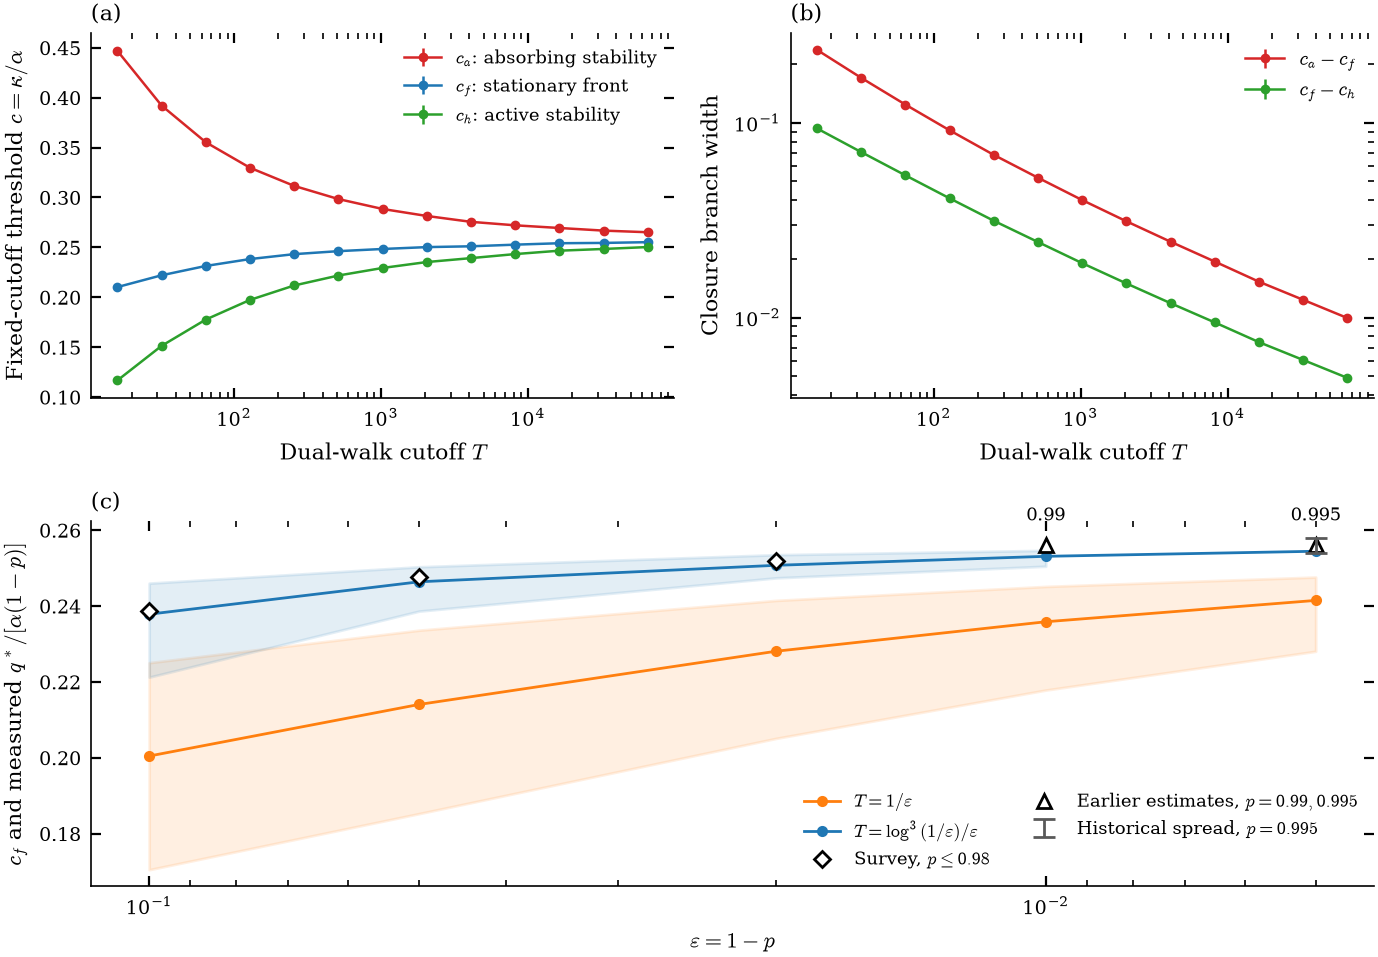

This chart was generated by the following Python code:
"""Plot recorded closure sensitivity, marking historical endpoint measurements."""
from pathlib import Path
import csv
import hashlib
import json

import numpy as np
from common import save

ROOT = Path(__file__).resolve().parents[3]
TABLES = ROOT / "campaign/v2/theory/results"
SIMULATION = [(0.9,0.01194),(0.95,0.00619),(0.98,0.00252),
              (0.99,0.00128),(0.995,0.00064)]


def read_table(path):
    with path.open(newline="") as stream:
        rows = list(csv.DictReader(stream))
    for row in rows:
        for key, value in row.items():
            try:
                row[key] = float(value)
            except ValueError:
                pass
    return rows


def make_figures(rows, matched, destination):
    import matplotlib
    matplotlib.use("Agg")
    import matplotlib.pyplot as plt
    plt.rcParams.update({"font.size":8, "axes.spines.top":False,
                         "axes.spines.right":False, "pdf.fonttype":42})
    sync = [r for r in rows if r["rate"] == 1 and r["T_steps"] >= 16]
    times = np.array([r["T_steps"] for r in sync])
    fig = plt.figure(figsize=(7.1, 5.0))
    grid = fig.add_gridspec(2, 2)
    axes = [fig.add_subplot(grid[0, 0]), fig.add_subplot(grid[0, 1]), fig.add_subplot(grid[1, :])]
    ax = axes[0]
    for key, label, color in [
        ("absorbing",r"$c_a$: absorbing stability","C3"),
        ("front",r"$c_f$: stationary front","C0"),
        ("active",r"$c_h$: active stability","C2")]:
        ax.errorbar(times, [r["c_"+key] for r in sync],
                    yerr=[1.96*r["se_"+key] for r in sync],
                    fmt="o-", ms=2.5, lw=.9, color=color, label=label)
    ax.set(xscale="log", xlabel=r"Dual-walk cutoff $T$",
           ylabel=r"Fixed-cutoff threshold $c=\kappa/\alpha$")
    ax.legend(fontsize=6.6)
    ax.text(0,1.02,"(a)",transform=ax.transAxes,va="bottom")
    ax = axes[1]
    for label, pretty, color in [
        ("absorbing_branch",r"$c_a-c_f$","C3"),
        ("active_branch",r"$c_f-c_h$","C2")]:
        ax.errorbar(times,[r[label] for r in sync],
                    yerr=[1.96*r["se_"+label] for r in sync],
                    fmt="o-",ms=2.5,lw=.9,color=color,label=pretty)
    ax.set(xscale="log",yscale="log",xlabel=r"Dual-walk cutoff $T$",
           ylabel="Closure branch width")
    ax.legend(fontsize=7)
    ax.text(0,1.02,"(b)",transform=ax.transAxes,va="bottom")
    ax = axes[2]
    points=[r for r in matched if r["A"]==1]
    for prescription,label,color in [
        ("inverse",r"$T=1/\varepsilon$","C1"),
        ("inverse_log3",r"$T=\log^3(1/\varepsilon)/\varepsilon$","C0")]:
        data=[r for r in points if r["prescription"]==prescription]
        x=np.array([r["epsilon"] for r in data])
        y=np.array([r["c_front"] for r in data])
        ax.plot(x,y,"o-",ms=3,color=color,label=label)
        low=[next(r for r in matched if r["p"]==d["p"] and r["prescription"]==prescription and r["A"]==.25)["c_front"] for d in data]
        high=[next(r for r in matched if r["p"]==d["p"] and r["prescription"]==prescription and r["A"]==4)["c_front"] for d in data]
        # Missing coverage stays missing; no extrapolated upper envelope is drawn.
        ax.fill_between(x,low,high,color=color,alpha=.12)
    survey = SIMULATION[:3]
    historical = SIMULATION[3:]
    ax.plot([1-p for p,q in survey], [q/(.5*(1-p)) for p,q in survey],
            "kD", mfc="white", ms=4, label=r"Survey, $p\leq0.98$")
    ax.plot([1-p for p,q in historical], [q/(.5*(1-p)) for p,q in historical],
            "k^", mfc="white", ms=5, label=r"Earlier estimates, $p=0.99,0.995$")
    # The original q spread is a finite-window sensitivity, without CI coverage.
    ax.errorbar([.005], [.256], yerr=[.002], fmt="none", color="0.35",
                capsize=4, label=r"Historical spread, $p=0.995$")
    for p, q in historical:
        ax.annotate(f"{p:.3g}", (1-p,q/(.5*(1-p))), xytext=(0,9),
                    textcoords="offset points", ha="center", fontsize=6.5)

    ax.set(xscale="log",xlabel=r"$\varepsilon=1-p$",ylabel=r"$c_f$ and measured $q^*/[\alpha(1-p)]$")
    ax.invert_xaxis()
    ax.legend(fontsize=6.5,loc="lower right", ncol=2)
    ax.text(0,1.02,"(c)",transform=ax.transAxes,va="bottom")
    fig.tight_layout()
    save(fig, "fig_theory_v2")
    plt.close(fig)


if __name__ == "__main__":
    sources = [TABLES/"cutoff_thresholds.csv", TABLES/"matching_sensitivity.csv"]
    make_figures(*(read_table(path) for path in sources), Path(__file__).resolve().parent)
    output = ROOT / "campaign/v3/results/theory"
    output.mkdir(parents=True, exist_ok=True)
    metadata = {
        "inputs": {str(path.relative_to(ROOT)): hashlib.sha256(path.read_bytes()).hexdigest()
                   for path in sources},
        "script_sha256": hashlib.sha256(Path(__file__).read_bytes()).hexdigest(),
        "simulation": SIMULATION,
        "historical": [0.99, 0.995],
        "p0995_spread": {"q_half_spread": 0.000005, "c_half_spread": 0.002,
                         "interpretation": "historical estimator spread, not a confidence interval"},
    }
    (output/"figure_provenance.json").write_text(json.dumps(metadata,indent=2)+"\n")
